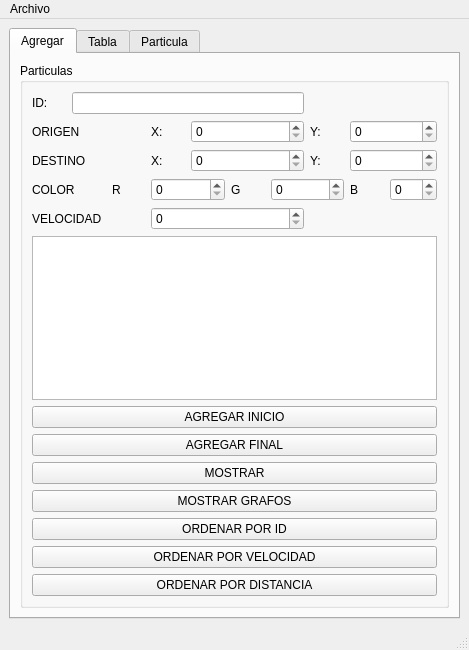
<?xml version="1.0" encoding="UTF-8"?>
<ui version="4.0">
 <class>MainWindow</class>
 <widget class="QMainWindow" name="MainWindow">
  <property name="geometry">
   <rect>
    <x>0</x>
    <y>0</y>
    <width>469</width>
    <height>650</height>
   </rect>
  </property>
  <property name="windowTitle">
   <string>Particulas</string>
  </property>
  <widget class="QWidget" name="centralwidget">
   <layout class="QGridLayout" name="gridLayout">
    <item row="0" column="0">
     <widget class="QTabWidget" name="tabWidget">
      <property name="currentIndex">
       <number>0</number>
      </property>
      <widget class="QWidget" name="tab">
       <attribute name="title">
        <string>Agregar</string>
       </attribute>
       <layout class="QGridLayout" name="gridLayout_4">
        <item row="0" column="0">
         <widget class="QGroupBox" name="groupBox">
          <property name="title">
           <string>Particulas</string>
          </property>
          <layout class="QGridLayout" name="gridLayout_3">
           <item row="3" column="9">
            <widget class="QSpinBox" name="B_spinBox">
             <property name="maximum">
              <number>255</number>
             </property>
            </widget>
           </item>
           <item row="1" column="4" colspan="3">
            <widget class="QSpinBox" name="origenX_spinBox">
             <property name="maximum">
              <number>500</number>
             </property>
            </widget>
           </item>
           <item row="1" column="8" colspan="2">
            <widget class="QSpinBox" name="origenY_spinBox">
             <property name="maximum">
              <number>500</number>
             </property>
            </widget>
           </item>
           <item row="8" column="0" colspan="10">
            <widget class="QPushButton" name="pushButton_2">
             <property name="text">
              <string>MOSTRAR</string>
             </property>
            </widget>
           </item>
           <item row="2" column="8" colspan="2">
            <widget class="QSpinBox" name="destinoY_spinBox">
             <property name="maximum">
              <number>500</number>
             </property>
            </widget>
           </item>
           <item row="5" column="0" colspan="10">
            <widget class="QPlainTextEdit" name="salida"/>
           </item>
           <item row="1" column="7">
            <widget class="QLabel" name="label_7">
             <property name="text">
              <string>Y:</string>
             </property>
            </widget>
           </item>
           <item row="7" column="0" colspan="10">
            <widget class="QPushButton" name="Final_pushButton">
             <property name="text">
              <string>AGREGAR FINAL</string>
             </property>
            </widget>
           </item>
           <item row="3" column="2">
            <widget class="QLabel" name="label_10">
             <property name="text">
              <string>R</string>
             </property>
            </widget>
           </item>
           <item row="1" column="0" colspan="2">
            <widget class="QLabel" name="label_2">
             <property name="text">
              <string>ORIGEN</string>
             </property>
            </widget>
           </item>
           <item row="4" column="3" colspan="4">
            <widget class="QSpinBox" name="velocidad_spinBox">
             <property name="maximum">
              <number>100</number>
             </property>
            </widget>
           </item>
           <item row="0" column="0">
            <widget class="QLabel" name="label">
             <property name="text">
              <string>ID:</string>
             </property>
            </widget>
           </item>
           <item row="12" column="0" colspan="10">
            <widget class="QPushButton" name="distanciaOrdenar_pushButton">
             <property name="text">
              <string>ORDENAR POR DISTANCIA</string>
             </property>
            </widget>
           </item>
           <item row="10" column="0" colspan="10">
            <widget class="QPushButton" name="idOrdenar_pushButton">
             <property name="text">
              <string>ORDENAR POR ID</string>
             </property>
            </widget>
           </item>
           <item row="4" column="0" colspan="2">
            <widget class="QLabel" name="label_4">
             <property name="text">
              <string>VELOCIDAD</string>
             </property>
            </widget>
           </item>
           <item row="6" column="0" colspan="10">
            <widget class="QPushButton" name="Inicio_pushButton">
             <property name="text">
              <string>AGREGAR INICIO</string>
             </property>
            </widget>
           </item>
           <item row="0" column="1" colspan="6">
            <widget class="QLineEdit" name="ID_lineEdit"/>
           </item>
           <item row="3" column="0" colspan="2">
            <widget class="QLabel" name="label_5">
             <property name="text">
              <string>COLOR</string>
             </property>
            </widget>
           </item>
           <item row="2" column="0" colspan="2">
            <widget class="QLabel" name="label_3">
             <property name="text">
              <string>DESTINO</string>
             </property>
            </widget>
           </item>
           <item row="2" column="7">
            <widget class="QLabel" name="label_9">
             <property name="text">
              <string>Y:</string>
             </property>
            </widget>
           </item>
           <item row="1" column="3">
            <widget class="QLabel" name="label_6">
             <property name="text">
              <string>X:</string>
             </property>
            </widget>
           </item>
           <item row="3" column="3" colspan="2">
            <widget class="QSpinBox" name="R_spinBox">
             <property name="maximum">
              <number>255</number>
             </property>
            </widget>
           </item>
           <item row="9" column="0" colspan="10">
            <widget class="QPushButton" name="grafos_pushButton">
             <property name="text">
              <string>MOSTRAR GRAFOS</string>
             </property>
            </widget>
           </item>
           <item row="3" column="6" colspan="2">
            <widget class="QSpinBox" name="G_spinBox">
             <property name="maximum">
              <number>255</number>
             </property>
            </widget>
           </item>
           <item row="3" column="8">
            <widget class="QLabel" name="label_12">
             <property name="text">
              <string>B</string>
             </property>
            </widget>
           </item>
           <item row="11" column="0" colspan="10">
            <widget class="QPushButton" name="velocidadOrdenar_pushButton">
             <property name="text">
              <string>ORDENAR POR VELOCIDAD</string>
             </property>
            </widget>
           </item>
           <item row="3" column="5">
            <widget class="QLabel" name="label_11">
             <property name="text">
              <string>G</string>
             </property>
            </widget>
           </item>
           <item row="2" column="3">
            <widget class="QLabel" name="label_8">
             <property name="text">
              <string>X:</string>
             </property>
            </widget>
           </item>
           <item row="2" column="4" colspan="3">
            <widget class="QSpinBox" name="destinoX_spinBox">
             <property name="maximum">
              <number>500</number>
             </property>
            </widget>
           </item>
          </layout>
         </widget>
        </item>
       </layout>
      </widget>
      <widget class="QWidget" name="tab_2">
       <attribute name="title">
        <string>Tabla</string>
       </attribute>
       <layout class="QGridLayout" name="gridLayout_5">
        <item row="0" column="0" colspan="3">
         <widget class="QTableWidget" name="tabla"/>
        </item>
        <item row="1" column="0">
         <widget class="QLineEdit" name="buscar_lineEdit">
          <property name="placeholderText">
           <string>ID Particula</string>
          </property>
         </widget>
        </item>
        <item row="1" column="1">
         <widget class="QPushButton" name="buscar_pushButton">
          <property name="text">
           <string>BUSCAR</string>
          </property>
         </widget>
        </item>
        <item row="1" column="2">
         <widget class="QPushButton" name="mostrar_tabla_pushButton">
          <property name="text">
           <string>MOSTRAR</string>
          </property>
         </widget>
        </item>
       </layout>
      </widget>
      <widget class="QWidget" name="tab_3">
       <attribute name="title">
        <string>Particula</string>
       </attribute>
       <layout class="QGridLayout" name="gridLayout_2">
        <item row="0" column="0" colspan="2">
         <widget class="QGraphicsView" name="graphicsView"/>
        </item>
        <item row="1" column="0">
         <widget class="QPushButton" name="dibujar">
          <property name="text">
           <string>DIBUJAR</string>
          </property>
         </widget>
        </item>
        <item row="1" column="1">
         <widget class="QPushButton" name="limpiar">
          <property name="text">
           <string>LIMPIAR</string>
          </property>
         </widget>
        </item>
       </layout>
      </widget>
     </widget>
    </item>
   </layout>
  </widget>
  <widget class="QMenuBar" name="menubar">
   <property name="geometry">
    <rect>
     <x>0</x>
     <y>0</y>
     <width>469</width>
     <height>21</height>
    </rect>
   </property>
   <widget class="QMenu" name="menuArchivo">
    <property name="title">
     <string>Archivo</string>
    </property>
    <addaction name="actionAbrir"/>
    <addaction name="actionGuardar"/>
   </widget>
   <addaction name="menuArchivo"/>
  </widget>
  <widget class="QStatusBar" name="statusbar"/>
  <action name="actionAbrir">
   <property name="text">
    <string>Abrir</string>
   </property>
   <property name="shortcut">
    <string>Ctrl+O</string>
   </property>
  </action>
  <action name="actionGuardar">
   <property name="text">
    <string>Guardar</string>
   </property>
   <property name="shortcut">
    <string>Ctrl+S</string>
   </property>
  </action>
 </widget>
 <resources/>
 <connections/>
</ui>
